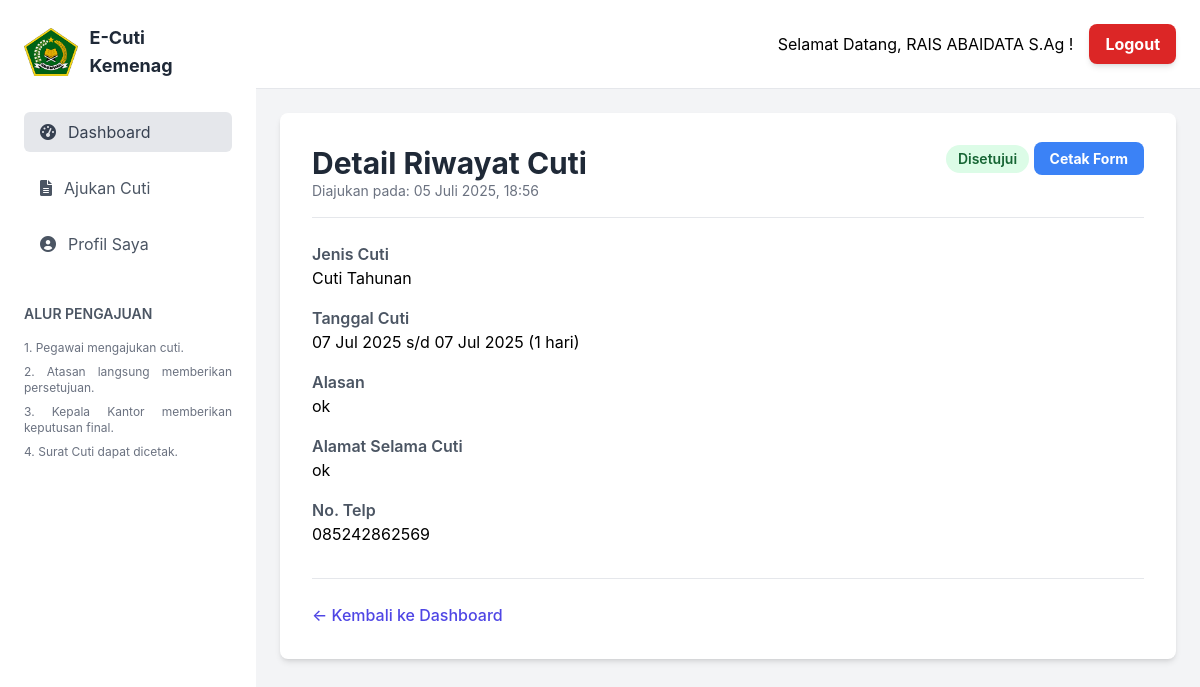
The app's page /cuti/riwayat/6/ (signed in) with its own data.
### users/models.py (models this page shows, shortened)
class User(AbstractUser):
    username = None
    nip = models.CharField(max_length=18, unique=True, verbose_name="NIP")
    USERNAME_FIELD = 'nip'
    REQUIRED_FIELDS = ['first_name', 'last_name']
    objects = CustomUserManager()
    class Meta:
        verbose_name = "Pengguna"
        verbose_name_plural = "Daftar Pengguna"

### cuti/models.py (models this page shows, shortened)
class PengajuanCuti(models.Model):
    STATUS_CHOICES = [
        ('DRAFT', 'Draft'),
        ('PENDING_ATASAN', 'Menunggu Persetujuan Atasan'),
        ('PENDING_KEPALA', 'Menunggu Keputusan Kepala'),
        ('DISETUJUI', 'Disetujui'),
        ('DITOLAK_ATASAN', 'Ditolak oleh Atasan'),
        ('DITOLAK_KEPALA', 'Ditolak oleh Kepala'),
        ('PERUBAHAN', 'Disarankan Perubahan'),
        ('DITANGGUHKAN', 'Ditangguhkan'),
    ]
    pegawai = models.ForeignKey(User, on_delete=models.CASCADE, related_name='pengajuan')
    jenis_cuti = models.ForeignKey(JenisCuti, on_delete=models.PROTECT)
    alasan = models.TextField()
    tanggal_mulai = models.DateField()
    tanggal_selesai = models.DateField()
    lama_cuti = models.PositiveIntegerField(help_text="Jumlah hari kerja")
    alamat_selama_cuti = models.TextField()
    telepon_selama_cuti = models.CharField(max_length=15)
    dokumen_pendukung = models.FileField(
        upload_to='dokumen_cuti/',
        null=True,
        blank=True,
        verbose_name="Dokumen Pendukung (jika ada)"
    )
    tanda_tangan_pegawai = models.TextField(
        null=True, blank=True, verbose_name="Tanda Tangan Pegawai (Data URL)"
    )
    status = models.CharField(max_length=20, choices=STATUS_CHOICES, default='PENDING_ATASAN')
    created_at = models.DateTimeField(auto_now_add=True)
    atasan_penyetuju = models.ForeignKey(User, on_delete=models.SET_NULL, null=True, blank=True, related_name='persetujuan_atasan')
    catatan_atasan = models.TextField(blank=True, null=True)
    tanggal_pertimbangan_atasan = models.DateTimeField(null=True, blank=True)
    kepala_penyetuju = models.ForeignKey(User, on_delete=models.SET_NULL, null=True, blank=True, related_name='persetujuan_kepala')
    catatan_kepala = models.TextField(blank=True, null=True)
    tanggal_keputusan_kepala = models.DateTimeField(null=True, blank=True)
    class Meta:
        ordering = ['-created_at']
        verbose_name_plural = "Data Pengajuan Cuti"

class JenisCuti(models.Model):
    BERLAKU_UNTUK_CHOICES = [
        ('SEMUA', 'Semua (PNS & PPPK)'),
        ('PNS', 'Hanya PNS'),
        ('PPPK', 'Hanya PPPK'),
    ]
    nama = models.CharField(max_length=100)
    kode = models.CharField(max_length=10, unique=True)
    berlaku_untuk = models.CharField(
        max_length=5,
        choices=BERLAKU_UNTUK_CHOICES,
        default='SEMUA',
        verbose_name="Berlaku Untuk"
    )
    class Meta:
        verbose_name_plural = "Daftar Jenis Cuti"

### cuti/views.py (the view)
# urls.py: path('riwayat/<int:pk>/', views.riwayat_detail, name='riwayat_detail'),
@login_required
def riwayat_detail(request, pk):
    pengajuan = get_object_or_404(PengajuanCuti, pk=pk, pegawai=request.user)
    context = {'pengajuan': pengajuan}
    return render(request, 'riwayat_detail.html', context)

### templates/riwayat_detail.html (shortened to what this page needs)
{% extends 'base.html' %}
{% block content %}
<div class="max-w-4xl mx-auto bg-white p-8 rounded-lg shadow-md">
    <div class="flex justify-between items-start mb-6 border-b pb-4">
        <div>
            <h2 class="text-3xl font-bold text-gray-800">Detail Riwayat Cuti</h2>
            <p class="text-sm text-gray-500">Diajukan pada: {{ pengajuan.created_at|date:"d F Y, H:i" }}</p>
        </div>
        <div>
            {% if pengajuan.status == 'DISETUJUI' %}
                <span class="px-3 py-1 inline-flex text-sm leading-5 font-semibold rounded-full bg-green-100 text-green-800">
                    Disetujui
                </span>
            {% elif 'DITOLAK' in pengajuan.status %}
                <span class="px-3 py-1 inline-flex text-sm leading-5 font-semibold rounded-full bg-red-100 text-red-800">
                    Ditolak
                </span>
            {% else %}
                <span class="px-3 py-1 inline-flex text-sm leading-5 font-semibold rounded-full bg-yellow-100 text-yellow-800">
                    {{ pengajuan.get_status_display }}
                </span>
            {% endif %}
            {% if pengajuan.status == 'DISETUJUI' %}
                <a href="{% url 'cetak_surat_cuti' pk=pengajuan.pk %}" target="_blank" class="bg-blue-500 hover:bg-blue-700 text-white font-bold py-2 px-4 rounded-lg text-sm">
                Cetak Form
                </a>
            {% endif %}
        </div>
    </div>
    <div class="space-y-4 mb-8">
        <div><h4 class="font-semibold text-gray-600">Jenis Cuti</h4><p>{{ pengajuan.jenis_cuti.nama }}</p></div>
        <div><h4 class="font-semibold text-gray-600">Tanggal Cuti</h4><p>{{ pengajuan.tanggal_mulai|date:"d M Y" }} s/d {{ pengajuan.tanggal_selesai|date:"d M Y" }} ({{ pengajuan.lama_cuti }} hari)</p></div>
        <div><h4 class="font-semibold text-gray-600">Alasan</h4><p class="whitespace-pre-wrap">{{ pengajuan.alasan }}</p></div>
        <div><h4 class="font-semibold text-gray-600">Alamat Selama Cuti</h4><p>{{ pengajuan.alamat_selama_cuti }}</p></div>
        <div><h4 class="font-semibold text-gray-600">No. Telp</h4><p>{{ pengajuan.telepon_selama_cuti }}</p></div>
    </div>
    <div class="mt-8 border-t pt-6">
        <a href="{% url 'dashboard' %}" class="text-indigo-600 hover:text-indigo-800 font-medium">
            &larr; Kembali ke Dashboard
        </a>
    </div>
</div>
{% endblock %}

### templates/base.html (shortened to what this page needs)
{% load static %}
<!DOCTYPE html>
<html lang="id">
<head>
    <script src="https://cdn.tailwindcss.com"></script>
    <link href="https://cdnjs.cloudflare.com/ajax/libs/font-awesome/6.0.0-beta3/css/all.min.css" rel="stylesheet">
</head>
<body class="bg-gray-100">
    <div>
        {% if user.is_authenticated %}
        <div class="relative min-h-screen md:flex">
            <div id="sidebar" class="bg-white w-64 absolute inset-y-0 left-0 transform -translate-x-full md:relative md:translate-x-0 transition duration-200 ease-in-out z-20">
                <div class="p-6">
                    <div class="flex items-center mb-8">
                        <img class="h-12 w-auto mr-3" src="{% static 'images/logo.png' %}" alt="Logo Kemenag">
                        <h1 class="text-lg font-bold text-gray-800">E-Cuti Kemenag</h1>
                    </div>
                    <nav>
                        <a href="{% url 'dashboard' %}" class="flex items-center px-4 py-2 text-gray-700 bg-gray-200 rounded-md">
                            <i class="fas fa-tachometer-alt mr-3"></i> Dashboard
                        </a>
                        <a href="{% url 'ajukan_cuti' %}" class="flex items-center mt-4 px-4 py-2 text-gray-600 hover:bg-gray-200 rounded-md">
                            <i class="fas fa-file-alt mr-3"></i> Ajukan Cuti
                        </a>
                        <a href="{% url 'edit_profile' %}" class="flex items-center mt-4 px-4 py-2 text-gray-600 hover:bg-gray-200 rounded-md">
                            <i class="fas fa-user-circle mr-3"></i> Profil Saya
                        </a>
                    </nav>
                    <div class="mt-10">
                        <h3 class="text-sm font-semibold text-gray-600 uppercase">Alur Pengajuan</h3>
                        <div class="mt-4 text-xs text-gray-500 space-y-2 text-justify">
                            <p>1. Pegawai mengajukan cuti.</p>
                            <p>2. Atasan langsung memberikan persetujuan.</p>
                            <p>3. Kepala Kantor memberikan keputusan final.</p>
                            <p>4. Surat Cuti dapat dicetak.</p>
                        </div>
                    </div>
                </div>
            </div>
            <div class="flex-1 flex flex-col overflow-hidden">
                <header class="flex-row justify-end items-center p-6 bg-white border-b hidden md:flex">
                    <div class="flex items-center">
                        <span class="mr-4">Selamat Datang, {{ user.first_name }} !</span>
                        <form method="post" action="{% url 'logout' %}">
                            <button type="submit" class="bg-red-600 hover:bg-red-700 text-white font-bold py-2 px-4 rounded-lg shadow-md transition duration-300">
                                Logout
                            </button>
                        </form>
                    </div>
                </header>
                <main class="flex-1 p-6">
                    {% block content %}{% endblock %}
                </main>
            </div>
        </div>
        {% else %}
        {% block content_full %}{% endblock %}
        {% endif %}
    </div>
</body>
</html>

### templates/base.html (style rules this page uses)
body { font-family: 'Inter', sans-serif; }
#sidebar { transition: transform 0.3s ease-in-out; }

### records on screen
User: first_name "RAIS ABAIDATA S.Ag"
PengajuanCuti: created_at "05 Juli 2025, 18:56", jenis_cuti.nama "Cuti Tahunan", tanggal_mulai "07 Jul 2025", tanggal_selesai "07 Jul 2025", lama_cuti "1", alasan "ok", alamat_selama_cuti "ok", telepon_selama_cuti "085242862569"
